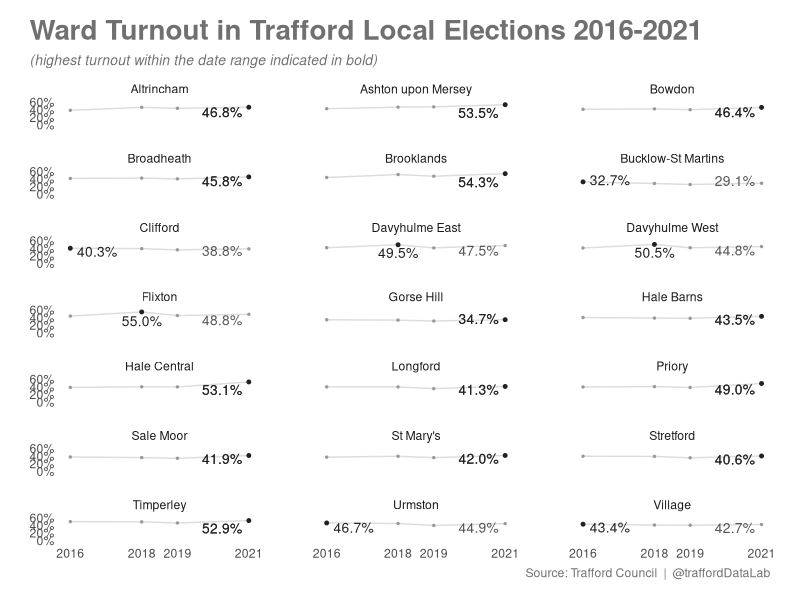
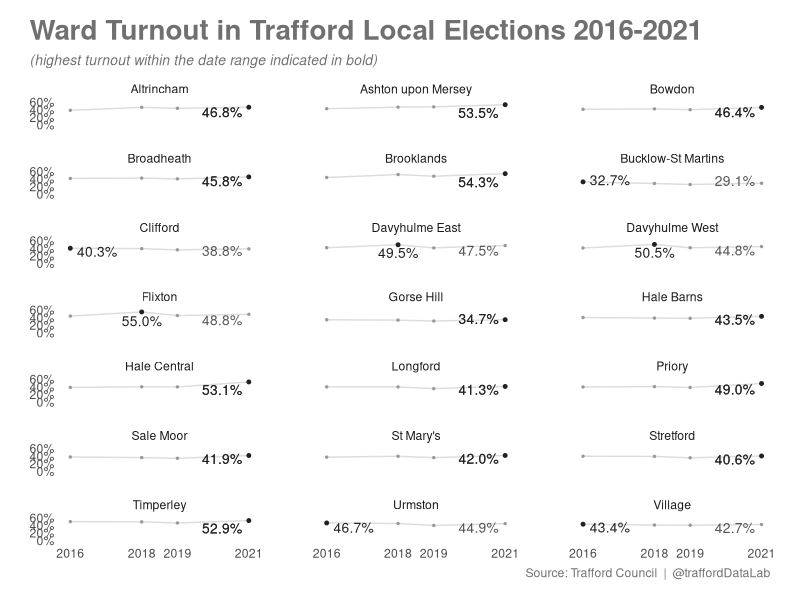
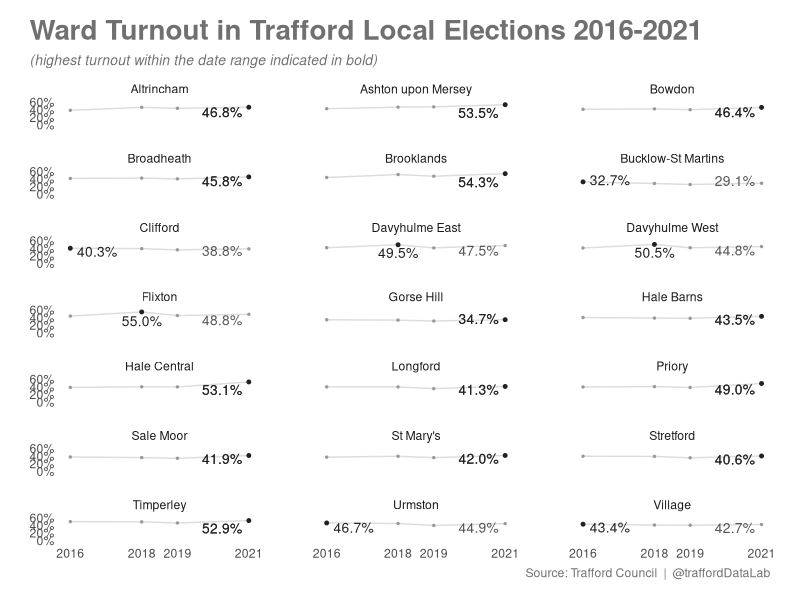

Recreate these plots in R, in order.
# Visualisation of local election turnout by ward

# Required packages
library(tidyverse) ; library(ggrepel) ; library(svglite)

# Load in the data
turnout_df <- read_csv("data/local_election_turnout.csv")

# calculate the max and latest year points
max_turnout <- group_by(turnout_df, ward_code) %>% slice(which.max(turnout))
latest_year <- turnout_df %>% filter(election_year == max(election_year))

# Plot the data
ggplot(turnout_df, aes(x = election_year, y = turnout, label = str_c(sprintf("%0.1f", round(turnout, digits = 1)), "%"))) + 
  facet_wrap(ward_name~., nrow = 7, scales = "fixed") + 
  scale_x_continuous(breaks = c(2016, 2018, 2019, 2021), labels = c("2016", "2018", "2019", "2021")) +
  scale_y_continuous(limits = c(0, 60), labels = function(y){ paste0(y, "%") }) +
  geom_line(col = "#dddddd") +
  geom_point(size = 0.5, col = "#999999") +
  geom_point(data = max_turnout, size = 1, col = '#212121') +
  geom_text_repel(data = latest_year, nudge_y = 2, size = 3.5, col = "#555555") +
  geom_text_repel(data = max_turnout, nudge_y = 2, size = 3.5, col = "#212121") +
  labs(x = NULL, y = NULL,
       title = "Ward Turnout in Trafford Local Elections 2016-2021",
       subtitle = "(highest turnout within the date range indicated in bold)", 
       caption = "Source: Trafford Council  |  @traffordDataLab") +
  theme_minimal() + 
  theme(panel.grid = element_blank(),
        axis.title = element_blank(),
        plot.margin = unit(c(0.5, 0.75, 0.5, 0.75), "cm"),
        panel.spacing.x = unit(3, "lines"),
        panel.spacing.y = unit(1, "lines"),
        plot.title = element_text(size = 20, face = "bold", color = "#707070"),
        plot.subtitle = element_text(size = 10, face = "italic", color = "#707070"),
        plot.caption = element_text(color = "#707070"),
        plot.title.position = "plot")

ggsave("images/ward_turnout_2016-2021.png", dpi = 320, scale = 1, width = 8.81, height = 8.17)
ggsave("images/ward_turnout_2016-2021.svg", dpi = 320, scale = 1, width = 7.81, height = 7.17)
